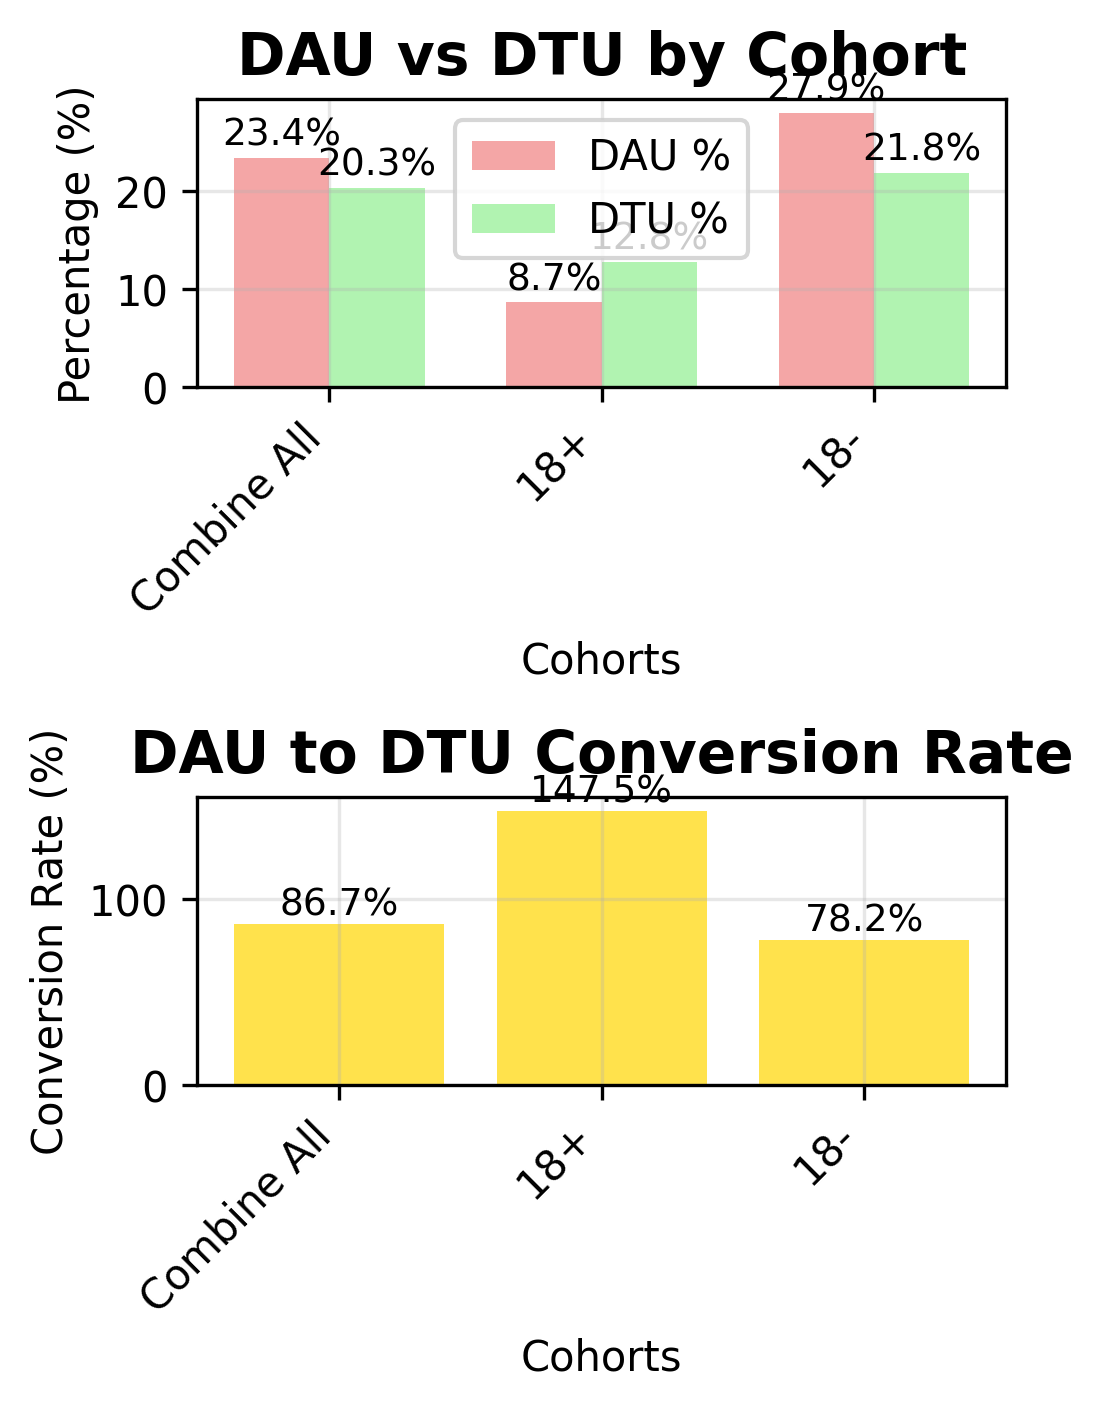

Generate this figure with Python:
import pandas as pd
import numpy as np
import matplotlib.pyplot as plt
import seaborn as sns
from typing import Dict, List, Tuple
import warnings
warnings.filterwarnings('ignore')

# Set style for better visualizations
plt.style.use('default')
sns.set_palette("husl")

class CohortAnalyzer:
    def __init__(self, file_path: str):
        """Initialize the analyzer with CSV file path"""
        self.file_path = file_path
        self.df = None
        self.cohorts = None
        self.overall_metrics = None
        
    def load_and_clean_data(self) -> pd.DataFrame:
        """Load and clean the CSV data"""
        print("📊 Loading and cleaning data...")
        
        # Load the CSV
        self.df = pd.read_csv(self.file_path)
        
        # Get cohort names (columns 2-14)
        self.cohorts = self.df.columns[1:].tolist()
        print(f"👥 Found {len(self.cohorts)} cohorts: {self.cohorts}")
        
        # Clean the data
        self._clean_data()
        
        return self.df
    
    def _clean_data(self):
        """Clean and standardize the data"""
        # Remove completely empty rows
        self.df = self.df.dropna(how='all')
        
        # Replace dashes with NaN
        self.df = self.df.replace('-', np.nan)
        
        # Clean percentage values and time values
        for col in self.cohorts:
            if col in self.df.columns:
                # Convert to string first
                self.df[col] = self.df[col].astype(str)
                # Remove percentage signs, time units, and clean up
                self.df[col] = self.df[col].str.replace('%', '').str.replace('secs', '').str.replace('mins', '').str.replace('sec', '')
                # Convert to numeric, errors='coerce' will convert invalid values to NaN
                self.df[col] = pd.to_numeric(self.df[col], errors='coerce')
    
    def extract_overall_metrics(self) -> pd.DataFrame:
        """Extract overall engagement metrics"""
        print("📈 Extracting overall engagement metrics...")
        
        # Define the overall metrics rows (rows 2-13)
        overall_rows = [2, 3, 4, 5, 6, 7, 8, 9, 10, 11, 12, 13]
        
        # Extract overall section
        overall_data = self.df.iloc[overall_rows].copy()
        overall_data = overall_data.reset_index(drop=True)
        
        # Clean metric names
        overall_data.iloc[:, 0] = overall_data.iloc[:, 0].str.strip()
        
        self.overall_metrics = overall_data
        return overall_data
    
    def analyze_user_distribution(self) -> Dict:
        """Analyze user distribution across cohorts"""
        print("👥 Analyzing user distribution...")
        
        # Get total users row
        total_users_row = self.overall_metrics[self.overall_metrics.iloc[:, 0] == 'Total Users']
        
        if not total_users_row.empty:
            user_data = {}
            for i, cohort in enumerate(self.cohorts):
                if i < len(total_users_row.columns) - 1:
                    value = total_users_row.iloc[0, i + 1]
                    if pd.notna(value) and value != '' and value > 0:
                        user_data[cohort] = float(value)
            
            return user_data
        return {}
    
    def analyze_engagement_metrics(self) -> Dict:
        """Analyze DAU and DTU metrics"""
        print("📊 Analyzing engagement metrics...")
        
        engagement_data = {}
        
        # Extract DAU and DTU
        dau_row = self.overall_metrics[self.overall_metrics.iloc[:, 0].str.contains('DAU', na=False)]
        dtu_row = self.overall_metrics[self.overall_metrics.iloc[:, 0].str.contains('DTU', na=False)]
        
        if not dau_row.empty:
            for i, cohort in enumerate(self.cohorts):
                if i < len(dau_row.columns) - 1:
                    value = dau_row.iloc[0, i + 1]
                    if pd.notna(value) and value != '' and value > 0:
                        engagement_data[f'{cohort}_DAU'] = float(value)
        
        if not dtu_row.empty:
            for i, cohort in enumerate(self.cohorts):
                if i < len(dtu_row.columns) - 1:
                    value = dtu_row.iloc[0, i + 1]
                    if pd.notna(value) and value != '' and value > 0:
                        engagement_data[f'{cohort}_DTU'] = float(value)
        
        return engagement_data
    
    def create_overall_visualizations(self):
        """Create visualizations for overall analysis"""
        print("📊 Creating overall analysis visualizations...")
        
        # 1. User Distribution Chart
        user_dist = self.analyze_user_distribution()
        if user_dist:
            plt.figure(figsize=(15, 10))
            
            plt.subplot(2, 2, 1)
            cohorts = list(user_dist.keys())
            users = list(user_dist.values())
            
            bars = plt.bar(cohorts, users, color='skyblue', alpha=0.7)
            plt.title('Total Users by Cohort', fontsize=14, fontweight='bold')
            plt.xlabel('Cohorts')
            plt.ylabel('Number of Users')
            plt.xticks(rotation=45, ha='right')
            plt.grid(True, alpha=0.3)
            
            # Add value labels on bars
            for bar, user_count in zip(bars, users):
                height = bar.get_height()
                plt.text(bar.get_x() + bar.get_width()/2., height + max(users)*0.01,
                        f'{user_count:,.0f}', ha='center', va='bottom', fontsize=10)
        
        # 2. Engagement Metrics Comparison
        engagement_data = self.analyze_engagement_metrics()
        if engagement_data:
            dau_data = {k.replace('_DAU', ''): v for k, v in engagement_data.items() if 'DAU' in k}
            dtu_data = {k.replace('_DTU', ''): v for k, v in engagement_data.items() if 'DTU' in k}
            
            if dau_data and dtu_data:
                plt.subplot(2, 2, 2)
                x = np.arange(len(dau_data))
                width = 0.35
                
                dau_values = list(dau_data.values())
                dtu_values = list(dtu_data.values())
                
                bars1 = plt.bar(x - width/2, dau_values, width, label='DAU %', color='lightcoral', alpha=0.7)
                bars2 = plt.bar(x + width/2, dtu_values, width, label='DTU %', color='lightgreen', alpha=0.7)
                
                plt.title('DAU vs DTU by Cohort', fontsize=14, fontweight='bold')
                plt.xlabel('Cohorts')
                plt.ylabel('Percentage (%)')
                plt.xticks(x, list(dau_data.keys()), rotation=45, ha='right')
                plt.legend()
                plt.grid(True, alpha=0.3)
                
                # Add value labels
                for bar, value in zip(bars1, dau_values):
                    height = bar.get_height()
                    plt.text(bar.get_x() + bar.get_width()/2., height + 0.5,
                            f'{value:.1f}%', ha='center', va='bottom', fontsize=9)
                
                for bar, value in zip(bars2, dtu_values):
                    height = bar.get_height()
                    plt.text(bar.get_x() + bar.get_width()/2., height + 0.5,
                            f'{value:.1f}%', ha='center', va='bottom', fontsize=9)
        
        # 3. User Distribution Pie Chart
        if user_dist:
            plt.subplot(2, 2, 3)
            plt.pie(user_dist.values(), labels=user_dist.keys(), autopct='%1.1f%%', startangle=90)
            plt.title('User Distribution by Cohort', fontsize=14, fontweight='bold')
        
        # 4. Engagement Conversion Rate
        if engagement_data and dau_data and dtu_data:
            plt.subplot(2, 2, 4)
            conversion_rates = {}
            for cohort in dau_data.keys():
                if cohort in dtu_data:
                    dau = dau_data[cohort]
                    dtu = dtu_data[cohort]
                    conversion_rate = (dtu / dau * 100) if dau > 0 else 0
                    conversion_rates[cohort] = conversion_rate
            
            if conversion_rates:
                cohorts = list(conversion_rates.keys())
                rates = list(conversion_rates.values())
                
                bars = plt.bar(cohorts, rates, color='gold', alpha=0.7)
                plt.title('DAU to DTU Conversion Rate', fontsize=14, fontweight='bold')
                plt.xlabel('Cohorts')
                plt.ylabel('Conversion Rate (%)')
                plt.xticks(rotation=45, ha='right')
                plt.grid(True, alpha=0.3)
                
                # Add value labels
                for bar, rate in zip(bars, rates):
                    height = bar.get_height()
                    plt.text(bar.get_x() + bar.get_width()/2., height + 0.5,
                            f'{rate:.1f}%', ha='center', va='bottom', fontsize=9)
        
        plt.tight_layout()
        plt.savefig('overall_analysis.png', dpi=300, bbox_inches='tight')
        print("📊 Visualizations saved as 'overall_analysis.png'")
    
    def generate_overall_insights(self) -> Dict:
        """Generate insights from overall analysis"""
        print("💡 Generating overall insights...")
        
        insights = {}
        
        # User distribution insights
        user_dist = self.analyze_user_distribution()
        if user_dist:
            total_users = sum(user_dist.values())
            insights['total_users'] = total_users
            insights['largest_cohort'] = max(user_dist, key=user_dist.get)
            insights['smallest_cohort'] = min(user_dist, key=user_dist.get)
            insights['user_distribution'] = user_dist
        
        # Engagement insights
        engagement_data = self.analyze_engagement_metrics()
        if engagement_data:
            dau_data = {k.replace('_DAU', ''): v for k, v in engagement_data.items() if 'DAU' in k}
            dtu_data = {k.replace('_DTU', ''): v for k, v in engagement_data.items() if 'DTU' in k}
            
            if dau_data:
                insights['highest_dau'] = max(dau_data, key=dau_data.get)
                insights['lowest_dau'] = min(dau_data, key=dau_data.get)
                insights['dau_data'] = dau_data
            
            if dtu_data:
                insights['highest_dtu'] = max(dtu_data, key=dtu_data.get)
                insights['lowest_dtu'] = min(dtu_data, key=dtu_data.get)
                insights['dtu_data'] = dtu_data
        
        return insights
    
    def print_overall_summary(self):
        """Print a comprehensive summary of overall analysis"""
        print("\n" + "="*60)
        print("📊 OVERALL ANALYSIS SUMMARY")
        print("="*60)
        
        insights = self.generate_overall_insights()
        
        print(f"\n👥 USER DISTRIBUTION:")
        if 'total_users' in insights:
            print(f"   • Total Users: {insights['total_users']:,.0f}")
            print(f"   • Largest Cohort: {insights['largest_cohort']}")
            print(f"   • Smallest Cohort: {insights['smallest_cohort']}")
            
            # Show user distribution
            print(f"\n   📊 User Distribution:")
            for cohort, users in insights['user_distribution'].items():
                percentage = (users / insights['total_users']) * 100
                print(f"      - {cohort}: {users:,.0f} users ({percentage:.1f}%)")
        
        print(f"\n📈 ENGAGEMENT METRICS:")
        if 'dau_data' in insights:
            print(f"   • Highest DAU: {insights['highest_dau']} ({insights['dau_data'][insights['highest_dau']]:.1f}%)")
            print(f"   • Lowest DAU: {insights['lowest_dau']} ({insights['dau_data'][insights['lowest_dau']]:.1f}%)")
        
        if 'dtu_data' in insights:
            print(f"   • Highest DTU: {insights['highest_dtu']} ({insights['dtu_data'][insights['highest_dtu']]:.1f}%)")
            print(f"   • Lowest DTU: {insights['lowest_dtu']} ({insights['dtu_data'][insights['lowest_dtu']]:.1f}%)")
        
        print(f"\n🔍 KEY OBSERVATIONS:")
        if 'dau_data' in insights and 'dtu_data' in insights:
            # Find cohorts with both DAU and DTU data
            common_cohorts = set(insights['dau_data'].keys()) & set(insights['dtu_data'].keys())
            for cohort in common_cohorts:
                dau = insights['dau_data'][cohort]
                dtu = insights['dtu_data'][cohort]
                conversion_rate = (dtu / dau * 100) if dau > 0 else 0
                print(f"   • {cohort}: DAU {dau:.1f}% → DTU {dtu:.1f}% (Conversion: {conversion_rate:.1f}%)")

def main():
    """Main function to run overall analysis"""
    print("🚀 Starting Overall Analysis...")
    
    # Initialize analyzer
    analyzer = CohortAnalyzer('Cohort Wise Analysis Fam 2.0 - Sheet1.csv')
    
    # Load and clean data
    df = analyzer.load_and_clean_data()
    
    # Extract overall metrics
    overall_metrics = analyzer.extract_overall_metrics()
    
    # Create visualizations
    analyzer.create_overall_visualizations()
    
    # Print summary
    analyzer.print_overall_summary()
    
    print("\n✅ Overall analysis completed!")
    print("📊 Check 'overall_analysis.png' for visualizations")

if __name__ == "__main__":
    main()
